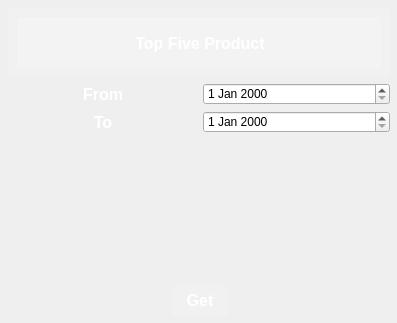
<?xml version="1.0" encoding="UTF-8"?>
<ui version="4.0">
 <class>TopFiveDialog</class>
 <widget class="QDialog" name="TopFiveDialog">
  <property name="geometry">
   <rect>
    <x>0</x>
    <y>0</y>
    <width>397</width>
    <height>323</height>
   </rect>
  </property>
  <property name="windowTitle">
   <string>Dialog</string>
  </property>
  <property name="styleSheet">
   <string notr="true">
#TopFiveDialog {
position:absolute;
  top:0;
  right:0;
  bottom:0;
  left:0;


background: qradialgradient(cx:0.3, cy:0.86, radius:1, fx:0.3, fy:0.86, stop:0 rgba(255,255,255,0.03), stop:0.08 rgba(255,255,255,0.03), stop:0.08 transparent, stop:0.92 transparent), 
              qradialgradient(cx:0.55, cy:1, radius:1, fx:0.55, fy:1, stop:0 rgba(255,255,255,0.03), stop:0.08 rgba(255,255,255,0.03), stop:0.08 transparent, stop:0.92 transparent), 
              qradialgradient(cx:0.4, cy:0.75, radius:1, fx:0.4, fy:0.75, stop:0 rgba(255,255,255,0.03), stop:0.06 rgba(255,255,255,0.03), stop:0.06 transparent, stop:0.94 transparent), 
              qradialgradient(cx:0.07, cy:0.99, radius:1, fx:0.07, fy:0.99, stop:0 rgba(255,255,255,0.03), stop:0.06 rgba(255,255,255,0.03), stop:0.06 transparent, stop:0.94 transparent), 
              qradialgradient(cx:0.69, cy:0.76, radius:1, fx:0.69, fy:0.76, stop:0 rgba(255,255,255,0.03), stop:0.06 rgba(255,255,255,0.03), stop:0.06 transparent, stop:0.94 transparent), 
              qradialgradient(cx:0.02, cy:0.35, radius:1, fx:0.02, fy:0.35, stop:0 rgba(255,255,255,0.03), stop:0.06 rgba(255,255,255,0.03), stop:0.06 transparent, stop:0.94 transparent), 
              qradialgradient(cx:0.14, cy:0.48, radius:1, fx:0.14, fy:0.48, stop:0 rgba(255,255,255,0.03), stop:0.06 rgba(255,255,255,0.03), stop:0.06 transparent, stop:0.94 transparent), 
              qradialgradient(cx:0.28, cy:0.87, radius:1, fx:0.28, fy:0.87, stop:0 rgba(255,255,255,0.04), stop:0.04 rgba(255,255,255,0.04), stop:0.04 transparent, stop:0.96 transparent), 
              qradialgradient(cx:0.65, cy:0.14, radius:1, fx:0.65, fy:0.14, stop:0 rgba(255,255,255,0.04), stop:0.04 rgba(255,255,255,0.04), stop:0.04 transparent, stop:0.96 transparent), 
              qradialgradient(cx:0.51, cy:0.36, radius:1, fx:0.51, fy:0.36, stop:0 rgba(255,255,255,0.04), stop:0.04 rgba(255,255,255,0.04), stop:0.04 transparent, stop:0.96 transparent), 
              qradialgradient(cx:0.06, cy:0.93, radius:1, fx:0.06, fy:0.93, stop:0 rgba(255,255,255,0.04), stop:0.04 rgba(255,255,255,0.04), stop:0.04 transparent, stop:0.96 transparent), 
              qlineargradient(x1:0, y1:0, x2:1, y2:1, stop:0 rgb(23, 233, 173), stop:1 rgb(29, 24, 208));
}</string>
  </property>
  <widget class="QWidget" name="verticalLayoutWidget">
   <property name="geometry">
    <rect>
     <x>9</x>
     <y>9</y>
     <width>381</width>
     <height>308</height>
    </rect>
   </property>
   <layout class="QVBoxLayout" name="verticalLayout">
    <item>
     <widget class="QWidget" name="horizontalWidget_3" native="true">
      <property name="styleSheet">
       <string notr="true">margin-top: 0px;
  border-top-left-radius: 3px;
  border-top-right-radius: 3px;
    color:#fff;
    padding:15px;
    text-align:center;
background: rgba(255,255,255,0.15);
    border-top: 1px solid rgba(255,255,255,0.2);
    border-left: 1px solid rgba(255,255,255,0.2);
height: 30%;</string>
      </property>
      <layout class="QHBoxLayout" name="horizontalLayout_4">
       <item>
        <widget class="QLabel" name="label">
         <property name="font">
          <font>
           <pointsize>12</pointsize>
           <weight>75</weight>
           <bold>true</bold>
          </font>
         </property>
         <property name="styleSheet">
          <string notr="true">color: white;</string>
         </property>
         <property name="text">
          <string>Top Five Product</string>
         </property>
         <property name="alignment">
          <set>Qt::AlignCenter</set>
         </property>
        </widget>
       </item>
      </layout>
     </widget>
    </item>
    <item>
     <layout class="QHBoxLayout" name="horizontalLayout_7">
      <item>
       <widget class="QLabel" name="fromDateLabe">
        <property name="font">
         <font>
          <pointsize>12</pointsize>
          <weight>75</weight>
          <bold>true</bold>
         </font>
        </property>
        <property name="styleSheet">
         <string notr="true">color: white;</string>
        </property>
        <property name="text">
         <string>From</string>
        </property>
        <property name="alignment">
         <set>Qt::AlignCenter</set>
        </property>
       </widget>
      </item>
      <item>
       <widget class="QDateEdit" name="fromDate"/>
      </item>
     </layout>
    </item>
    <item>
     <layout class="QHBoxLayout" name="horizontalLayout_5">
      <item>
       <widget class="QLabel" name="toDateLabel">
        <property name="font">
         <font>
          <pointsize>12</pointsize>
          <weight>75</weight>
          <bold>true</bold>
         </font>
        </property>
        <property name="styleSheet">
         <string notr="true">color: white;</string>
        </property>
        <property name="text">
         <string>To</string>
        </property>
        <property name="alignment">
         <set>Qt::AlignCenter</set>
        </property>
       </widget>
      </item>
      <item>
       <widget class="QDateEdit" name="toDate"/>
      </item>
     </layout>
    </item>
    <item>
     <layout class="QHBoxLayout" name="horizontalLayout_6">
      <item>
       <widget class="QLabel" name="firstLabel">
        <property name="font">
         <font>
          <pointsize>12</pointsize>
          <weight>75</weight>
          <bold>true</bold>
         </font>
        </property>
        <property name="styleSheet">
         <string notr="true">color: white;</string>
        </property>
        <property name="text">
         <string> </string>
        </property>
        <property name="alignment">
         <set>Qt::AlignCenter</set>
        </property>
       </widget>
      </item>
     </layout>
    </item>
    <item>
     <layout class="QHBoxLayout" name="horizontalLayout_9">
      <item>
       <widget class="QLabel" name="secondLabel">
        <property name="font">
         <font>
          <pointsize>12</pointsize>
          <weight>75</weight>
          <bold>true</bold>
         </font>
        </property>
        <property name="styleSheet">
         <string notr="true">color: white;</string>
        </property>
        <property name="text">
         <string> </string>
        </property>
        <property name="alignment">
         <set>Qt::AlignCenter</set>
        </property>
       </widget>
      </item>
     </layout>
    </item>
    <item>
     <layout class="QHBoxLayout" name="horizontalLayout_10">
      <item>
       <widget class="QLabel" name="thirdLabel">
        <property name="font">
         <font>
          <pointsize>12</pointsize>
          <weight>75</weight>
          <bold>true</bold>
         </font>
        </property>
        <property name="styleSheet">
         <string notr="true">color: white;</string>
        </property>
        <property name="text">
         <string> </string>
        </property>
        <property name="alignment">
         <set>Qt::AlignCenter</set>
        </property>
       </widget>
      </item>
     </layout>
    </item>
    <item>
     <layout class="QHBoxLayout" name="horizontalLayout_11">
      <item>
       <widget class="QLabel" name="fourthLabel">
        <property name="font">
         <font>
          <pointsize>12</pointsize>
          <weight>75</weight>
          <bold>true</bold>
         </font>
        </property>
        <property name="styleSheet">
         <string notr="true">color: white;</string>
        </property>
        <property name="text">
         <string> </string>
        </property>
        <property name="alignment">
         <set>Qt::AlignCenter</set>
        </property>
       </widget>
      </item>
     </layout>
    </item>
    <item>
     <layout class="QHBoxLayout" name="horizontalLayout_12">
      <item>
       <widget class="QLabel" name="fifthLabel">
        <property name="font">
         <font>
          <pointsize>12</pointsize>
          <weight>75</weight>
          <bold>true</bold>
         </font>
        </property>
        <property name="styleSheet">
         <string notr="true">color: white;</string>
        </property>
        <property name="text">
         <string> </string>
        </property>
        <property name="alignment">
         <set>Qt::AlignCenter</set>
        </property>
       </widget>
      </item>
     </layout>
    </item>
    <item>
     <layout class="QHBoxLayout" name="horizontalLayout_3">
      <item>
       <spacer name="horizontalSpacer">
        <property name="orientation">
         <enum>Qt::Horizontal</enum>
        </property>
        <property name="sizeHint" stdset="0">
         <size>
          <width>40</width>
          <height>20</height>
         </size>
        </property>
       </spacer>
      </item>
      <item>
       <widget class="QPushButton" name="getButton">
        <property name="font">
         <font>
          <pointsize>12</pointsize>
          <weight>75</weight>
          <bold>true</bold>
         </font>
        </property>
        <property name="styleSheet">
         <string notr="true">background-color: rgba(255, 255, 255, 0.1);
border: none;
border-radius: 5px;
padding: 7px 14px;
color: white;</string>
        </property>
        <property name="text">
         <string>Get</string>
        </property>
       </widget>
      </item>
      <item>
       <spacer name="horizontalSpacer_2">
        <property name="orientation">
         <enum>Qt::Horizontal</enum>
        </property>
        <property name="sizeHint" stdset="0">
         <size>
          <width>40</width>
          <height>20</height>
         </size>
        </property>
       </spacer>
      </item>
     </layout>
    </item>
   </layout>
  </widget>
 </widget>
 <resources/>
 <connections/>
</ui>
